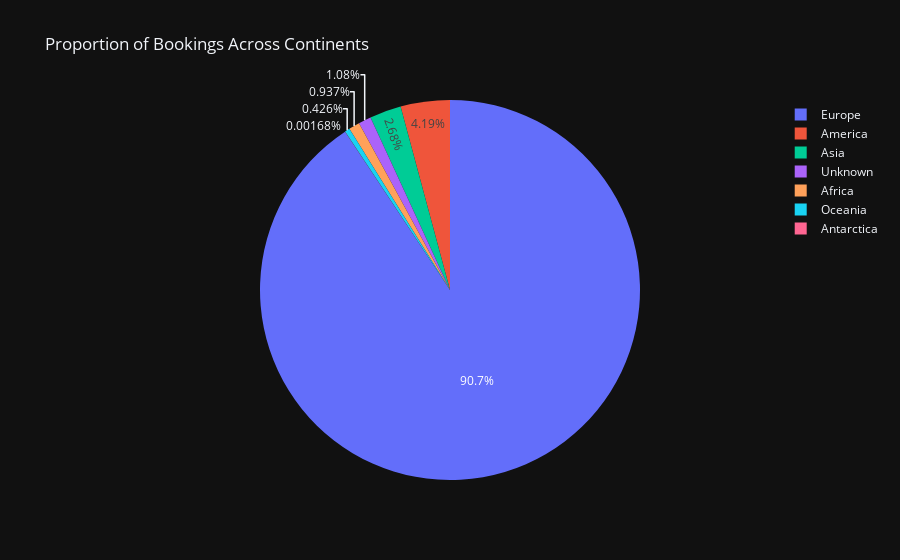

Notebook cell for this chart:
### Code cell
# make a pie chart to show the proportion of bookings across continents
# Group the data by country and count the number of guests
df_guests_by_country['country_name'] = df_guests_by_country['country'].apply(get_country_name)
df_guests_by_country['continent'] = df_guests_by_country['country_name'].apply(get_continent_name)
df_guests_by_continent = df_guests_by_country.groupby('continent').sum().reset_index()

# Create a pie chart to show the proportion of bookings across continents
fig = px.pie(
    df_guests_by_continent,
    values='count',
    names='continent',
    title='Proportion of Bookings Across Continents',
    template="plotly_dark"  # Add this line for dark mode
)

fig.show()

### Figure 1 — Plotly figure (JSON) as saved in the notebook; plotly's stock layout.template omitted (floating-point values rounded to 4 significant figures)
{"data": [{"domain": {"x": [0, 1], "y": [0, 1]}, "hovertemplate": "continent=%{label}<br>count=%{value}<extra></extra>", "labels": ["Africa", "America", "Antarctica", "Asia", "Europe", "Oceania", "Unknown"], "legendgroup": "", "name": "", "showlegend": true, "type": "pie", "values": [1114, 4982, 2, 3189, 107826, 507, 1282]}], "layout": {"legend": {"tracegroupgap": 0}, "title": {"text": "Proportion of Bookings Across Continents"}}}
